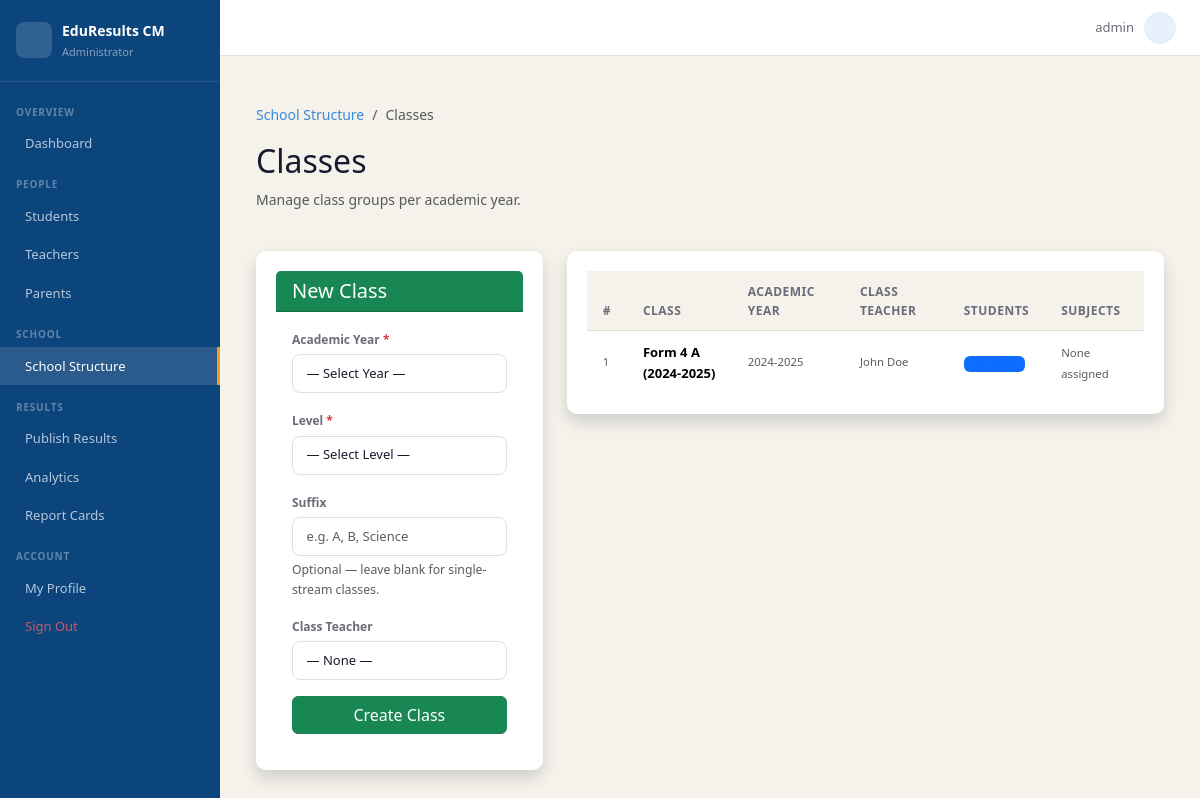
The app's page /school/classes/ (signed in), older data.
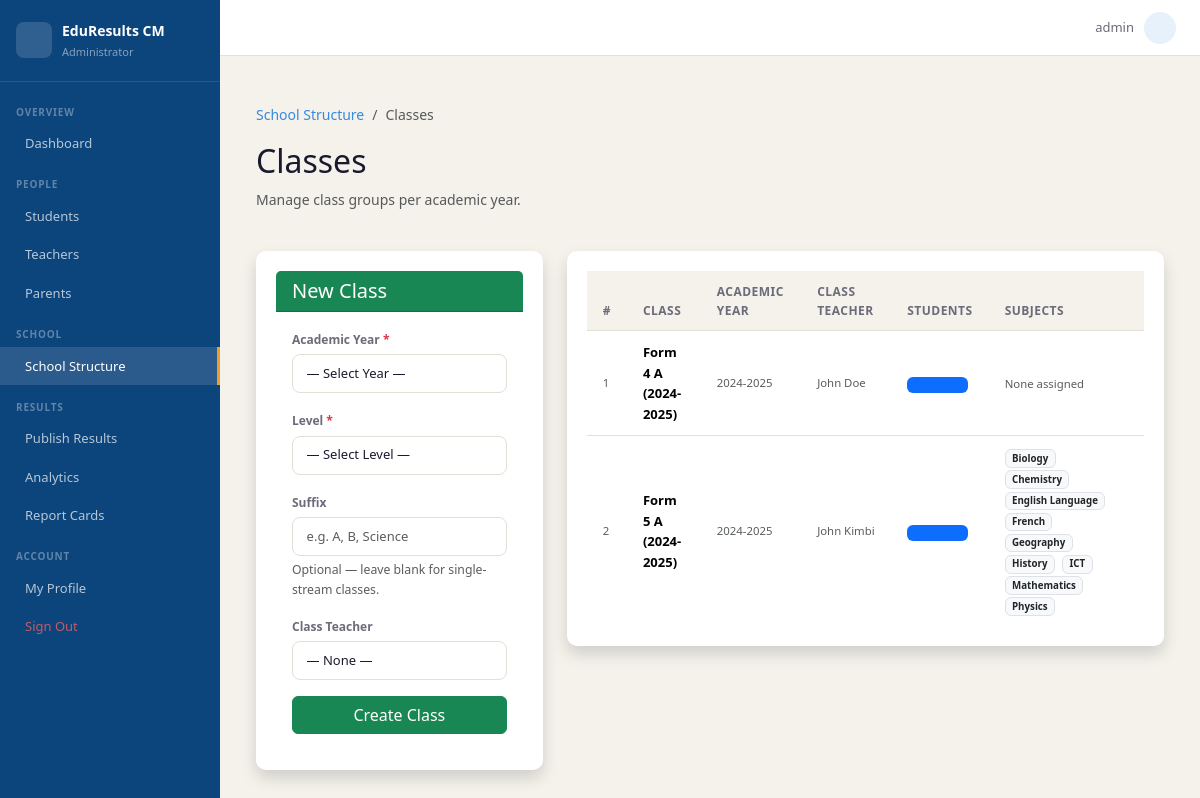
The same page, newer data.
### school/models.py (models this page shows, shortened)
class Class(models.Model):
    academic_year = models.ForeignKey(AcademicYear, on_delete=models.CASCADE,
                                      related_name='classes')
    level         = models.CharField(max_length=20, choices=CLASS_LEVELS)
    suffix        = models.CharField(max_length=3, blank=True)   # e.g. "A", "B"
    class_teacher = models.ForeignKey(Teacher, null=True, blank=True,
                                      on_delete=models.SET_NULL,
                                      related_name='class_teacher_of')
    def __str__(self):
        return f"{self.level}{' ' + self.suffix if self.suffix else ''} ({self.academic_year})"
    class Meta:
        ordering = ['academic_year', 'level', 'suffix']
        verbose_name_plural = 'Classes'

class AcademicYear(models.Model):
    label      = models.CharField(max_length=20)        # e.g. "2024-2025"
    start_date = models.DateField()
    end_date   = models.DateField()
    is_active  = models.BooleanField(default=False)
    def __str__(self):
        return self.label
    class Meta:
        ordering = ['-start_date']

class Subject(models.Model):
    LANGUAGE_CHOICES = [
        ('english',   'English'),
        ('french',    'French'),
        ('bilingual', 'Bilingual'),
    ]
    name        = models.CharField(max_length=100)
    coefficient = models.PositiveIntegerField(default=1)
    language    = models.CharField(max_length=10, choices=LANGUAGE_CHOICES,
                                   default='english')
    classes     = models.ManyToManyField(Class, related_name='subjects', blank=True)
    class Meta:
        ordering = ['name']

### accounts/models.py (models this page shows, shortened)
class Teacher(models.Model):
    user           = models.OneToOneField(User, on_delete=models.CASCADE,
                                          related_name='teacher_profile')
    staff_id       = models.CharField(max_length=20, unique=True)
    specialisation = models.CharField(max_length=100, blank=True)

class User(AbstractUser):
    ROLE_CHOICES = [
        ('admin',   'Administrator'),
        ('teacher', 'Teacher'),
        ('student', 'Student'),
        ('parent',  'Parent'),
    ]
    role = models.CharField(max_length=10, choices=ROLE_CHOICES, default='student')
    def is_admin(self):   return self.role == 'admin'

### school/views.py (the view, shortened to what this page needs)
# urls.py: path('classes/', views.manage_classes, name='classes'),
@login_required
@role_required('admin')
def manage_classes(request):
    years = AcademicYear.objects.order_by('-start_date')
    class_levels = Class._meta.get_field('level').choices
    teachers = Teacher.objects.order_by('user__first_name', 'user__last_name')
    classes = Class.objects.select_related('academic_year', 'class_teacher').prefetch_related('subjects', 'enrollments').order_by('academic_year', 'level', 'suffix')
    return render(request, 'school/classes.html', {
        'years': years,
        'class_levels': class_levels,
        'teachers': teachers,
        'classes': classes,
    })

### templates/school/classes.html (shortened to what the changed rows need)
{% extends 'base.html' %}
{% block content %}
<div class="container mt-4">
    <div class="row mb-4 align-items-center">
        <div class="col">
            <h2>Classes</h2>
        </div>
    </div>
    <div class="row g-4">
        <div class="col-md-8">
            <div class="card shadow border-0">
                <div class="card-body p-0">
                    <div class="table-responsive">
                        <table class="table table-hover align-middle mb-0">
                            <thead class="table-dark">
                                <tr>
                                    <th>#</th>
                                    <th>Class</th>
                                    <th>Academic Year</th>
                                    <th>Class Teacher</th>
                                    <th>Students</th>
                                    <th>Subjects</th>
                                </tr>
                            </thead>
                            <tbody>
                                {% for cls in classes %}
                                <tr>
                                    <td class="text-muted small">{{ forloop.counter }}</td>
                                    <td class="fw-bold">{{ cls }}</td>
                                    <td class="text-muted small">{{ cls.academic_year.label }}</td>
                                    <td class="text-muted small">{{ cls.class_teacher.user.get_full_name|default:"—" }}</td>
                                    <td>
                                        <span class="badge bg-primary bg-opacity-15 text-primary">
                                        </span>
                                    </td>
                                    <td>
                                        {% for subj in cls.subjects.all %}
                                        <span class="badge bg-light text-dark border me-1">{{ subj.name }}</span>
                                        {% empty %}
                                        <span class="text-muted small">None assigned</span>
                                        {% endfor %}
                                    </td>
                                </tr>
                                {% empty %}
                                <tr>
                                    <td colspan="6" class="text-center py-5 text-muted">No classes yet.</td>
                                </tr>
                                {% endfor %}
                            </tbody>
                        </table>
                    </div>
                </div>
            </div>
        </div>
    </div>
</div>
{% endblock %}

Row changes from the older to the newer data that the page shows:
added Class: level+suffix+academic_year "Form 5 A (2024-2025)", academic_year.label "2024-2025", class_teacher.user.get_full_name "John Kimbi"
added Subject: name "Biology"
added Subject: name "Chemistry"
added Subject: name "English Language"
added Subject: name "French"
added Subject: name "Geography"
added Subject: name "History"
added Subject: name "ICT"
now on this page (row unchanged): Subject: name "Mathematics"
added Subject: name "Physics"
